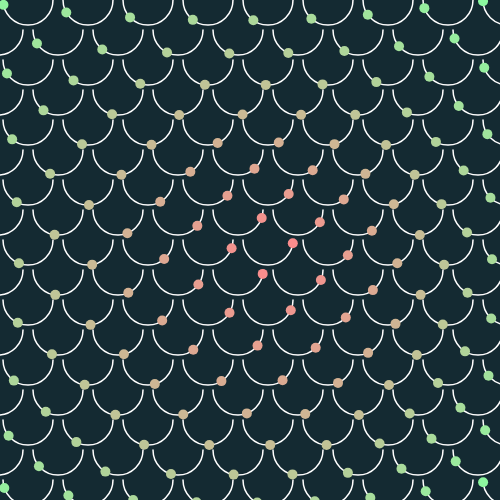
Frame 1 (no input)
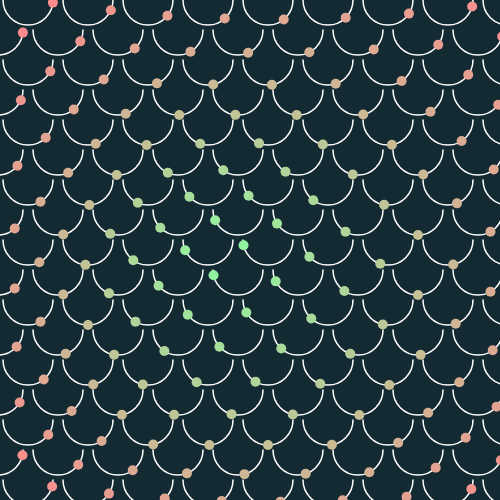
Frame 60 (no input)
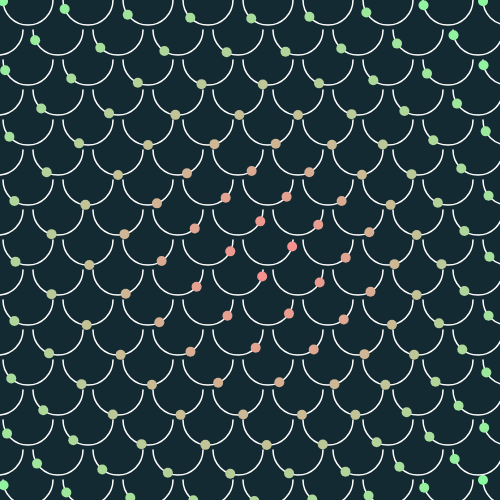
Frame 120 (the mouse pressed at the canvas centre since frame 60)

The p5.js sketch that drew these frames (run headless with seeded random() and noise() and a simulated clock; from frame 60 on, the mouse is pressed at the canvas centre):

// p5.js sketch
// ── sketch.js
var wWidth = 500;
var wHeight = 500;
var arcs = [];

var hVel = 4;
var lVel = 2;

function setup() {
    createCanvas(wWidth, wHeight);
    noFill();
    strokeWeight(1.5);
    angleMode(DEGREES);

    for (var x = 0; x < wWidth; x += 60) {
        for (var y = 0; y < wHeight; y += 60) {
            arcs.push(new Arc(x, y));
        }
    }

    for (var x = -30; x < wWidth; x += 60) {
        for (var y = 30; y < wHeight; y += 60) {
            arcs.push(new Arc(x, y));
        }
    }
}

function draw() {
    background(20, 42, 50);
    for (var i = 0; i < arcs.length; i++) {
        arcs[i].show();
    }
}

// ── Arc.js
function Arc(x, y) {
    this.x = x;
    this.y = y;
    this.ball = new Ball(this.x, this.y);

    this.show = function () {
        noFill();
        stroke(255);
        arc(this.x + 28, this.y, 50, 50, 360, 180);
        this.ball.update();
        this.ball.show();
    }
}

// ── Ball.js
//137, 200, 160
//254, 135, 125


function Ball(x, y) {
    this.x = (x + 28);
    this.y = y;
    this.distance = dist(this.x, this.y, wWidth / 2, wHeight / 2);
    this.angle = map(this.distance, 0, 350, 0, 180);
    this.color;
    this.increasing = true;

    this.show = function () {
        fill(this.color);
        noStroke();
        ellipse(this.x + (cos(this.angle) * 25), this.y + (sin(this.angle) * 25), 10, 10);
    }

    this.update = function () {
        if (this.angle < 0 && this.angle > -10) {
            this.increasing = false;
            this.angle = 0;
        }

        if (this.angle > 180) {
            this.increasing = true;
            this.angle = 180;
        }

        if (this.increasing) {
            this.angle -= 3;
        } else {
            this.angle += 3;
        }

        if (this.increasing) {

            var red = map(this.angle, 180, 0, 137, 255);
            var green = map(this.angle, 180, 0, 250, 135);
            var blue = map(this.angle, 180, 0, 160, 140);

            this.color = color(red, green, blue);

        } else {

            var red = map(this.angle, 0, 180, 255, 137);
            var green = map(this.angle, 0, 180, 135, 250);
            var blue = map(this.angle, 0, 180, 140, 160);

            this.color = color(red, green, blue);

        }

    }
}
